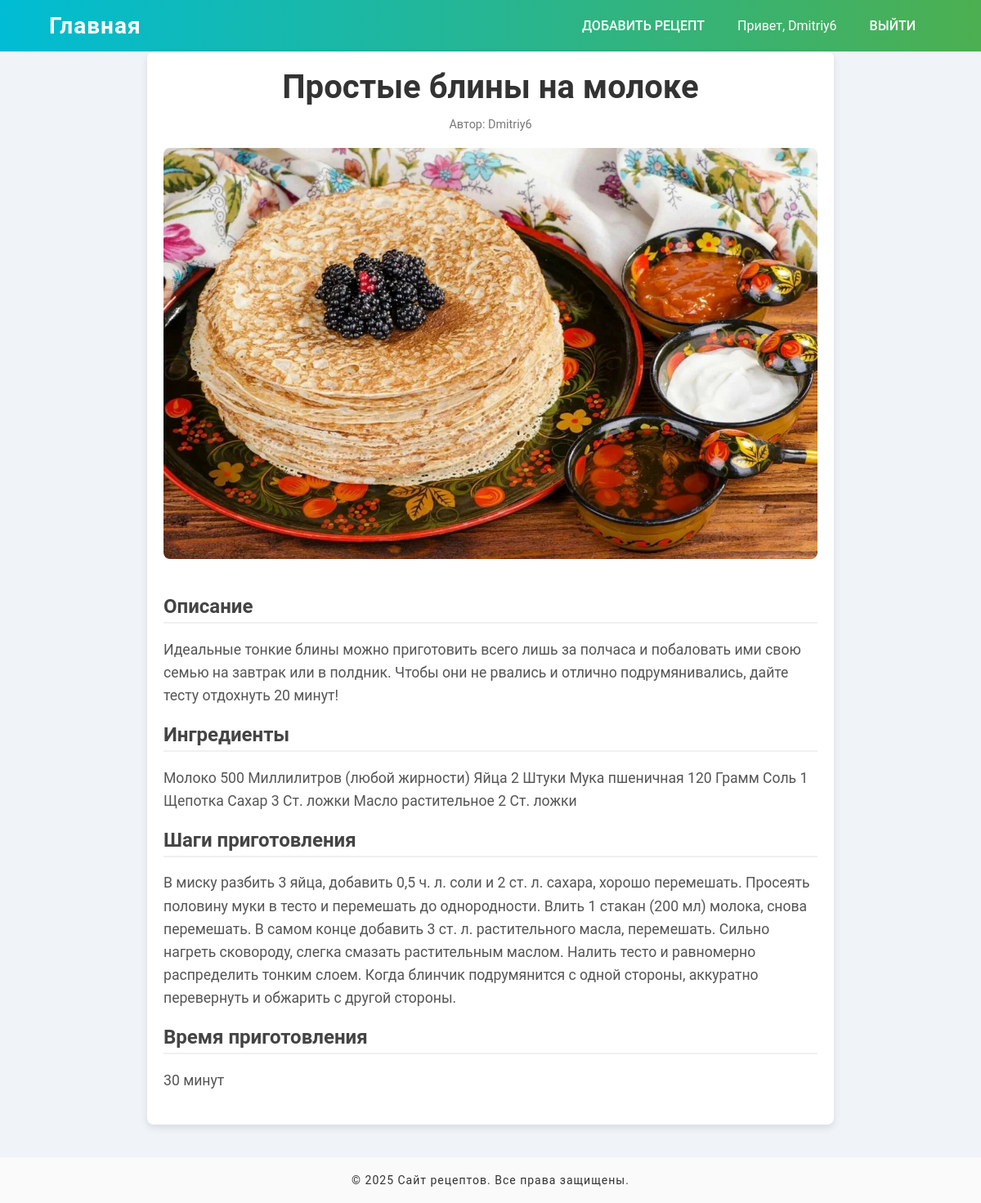
Page /recipes/recipe/8/ (signed in) on the committed database.
### recipes/models.py (models this page shows, shortened)
class Recipe(models.Model):
    title = models.CharField(max_length=200)
    description = models.TextField()
    steps = models.TextField()
    cooking_time = models.IntegerField()
    image = models.ImageField(upload_to='recipes/', blank=True)
    author = models.ForeignKey(User, on_delete=models.CASCADE)
    ingredients = models.TextField()

### recipes/views.py (the view)
# urls.py: path('recipe/<int:pk>/', views.recipe_detail, name='recipe_detail'),
def recipe_detail(request, pk):
    recipe = get_object_or_404(Recipe, pk=pk)
    return render(request, 'recipe_detail.html', {'recipe': recipe})

### recipes/templates/recipe_detail.html
{% extends 'base.html' %}
{% block additional_styles %}
    {% load static %}
    <link rel="stylesheet" href="{% static 'css/recipe_detail.css' %}">
{% endblock %}
{% block content %}
    <div class="recipe-detail-container">
        <div class="recipe-header">
            <h1>{{ recipe.title }}</h1>
            <p class="recipe-author">Автор: {{ recipe.author.username }}</p>
        </div>
        {% if recipe.image %}
        <div class="recipe-image">
            <img src="{{ recipe.image.url }}" alt="{{ recipe.title }}">
        </div>
        {% endif %}
        <div class="recipe-description">
            <h2>Описание</h2>
            <p>{{ recipe.description }}</p>
        </div>
        <div class="recipe-ingredients">
            <h2>Ингредиенты</h2>
            <p>{{ recipe.ingredients }}</p>
        </div>
        <div class="recipe-steps">
            <h2>Шаги приготовления</h2>
            <p>{{ recipe.steps }}</p>
        </div>
        <div class="recipe-cooking-time">
            <h2>Время приготовления</h2>
            <p>{{ recipe.cooking_time }} минут</p>
        </div>
    </div>
{% endblock %}

### recipes/templates/base.html (shortened to what this page needs)
<!DOCTYPE html>
<html lang="ru">
<head>
    {% load static %}
    <link rel="stylesheet" href="{% static 'css/base.css' %}">
    {% block additional_styles %}{% endblock %}
</head>
<body>
    <header>
        <div class="container">
            <nav>
                <div class="header-left">
                <h1><a href="{% url 'recipes:index' %}">Главная</a></h1>
                </div>
                <ul class="header-right">
                    <li><a href="{% url 'recipes:add_recipe' %}">Добавить рецепт</a></li>
                    {% if user.is_authenticated %}
                        <li>Привет, {{ user.username }}</li>
                        <li><a href="{% url 'users:logout' %}">Выйти</a></li>
                    {% else %}
                        <li><a href="{% url 'users:login' %}">Войти</a></li>
                        <li><a href="{% url 'users:register' %}">Регистрация</a></li>
                    {% endif %}
                </ul>
            </nav>
        </div>
    </header>
    <main>
        {% block content %}{% endblock %}
    </main>
    <footer>
        <div class="container">
            <p>&copy; 2025 Сайт рецептов. Все права защищены.</p>
        </div>
    </footer>
</body>
</html>

### recipes/static/css/base.css (style rules this page uses)
body { font-family: 'Roboto', sans-serif; margin: 0; padding: 0; background-color: #f0f4f8; color: #333; }
.container { width: 90%; max-width: 1200px; margin: 0 auto; }
header { background: linear-gradient(90deg, #00bcd4, #4caf50); color: white; padding: 15px 0; display: flex; justify-content: space-between; align-items: center; }
.header-left { flex: 1; }
header h1 { margin: 0; }
header h1 a { color: white; text-decoration: none; font-size: 28px; font-weight: 700; letter-spacing: 1px; }
nav { display: flex; justify-content: flex-end; }
nav ul { list-style: none; margin: 0; padding: 0; display: flex; align-items: center; }
nav ul li { margin: 0 20px; }
nav ul li a { color: white; text-decoration: none; font-size: 16px; font-weight: 500; text-transform: uppercase; transition: color 0.3s ease; }
footer { background-color: #fafafa; color: #333; padding: 20px 0; text-align: center; margin-top: 40px; box-shadow: 0 4px 6px rgba(0, 0, 0, 0.1); position: relative; bottom: 0; width: 100%; }
footer p { margin: 0; font-size: 14px; letter-spacing: 1px; }

### recipes/static/css/recipe_detail.css (style rules this page uses)
.recipe-detail-container { max-width: 800px; margin: 0 auto; padding: 20px; background-color: #fff; border-radius: 8px; box-shadow: 0 4px 10px rgba(0, 0, 0, 0.1); }
.recipe-header { text-align: center; margin-bottom: 20px; }
.recipe-header h1 { font-size: 2.5em; margin: 0; color: #333; }
.recipe-author { font-size: 0.9em; color: #777; }
.recipe-image img { width: 100%; height: auto; border-radius: 8px; margin-bottom: 20px; }
.recipe-description, .recipe-ingredients, .recipe-steps, .recipe-cooking-time { margin-bottom: 20px; }
.recipe-description h2, .recipe-ingredients h2, .recipe-steps h2, .recipe-cooking-time h2 { font-size: 1.5em; color: #444; margin-bottom: 10px; border-bottom: 2px solid #f0f0f0; padding-bottom: 5px; }
.recipe-description p, .recipe-ingredients p, .recipe-steps p, .recipe-cooking-time p { font-size: 1.1em; line-height: 1.6; color: #555; }

### rows in the picture
Recipe: title "Простые блины на молоке", author.username "Dmitriy6", image (picture), description "Идеальные тонкие блины можно приготовить всего лишь за полчаса и побаловать ими свою семью на завтрак или в полдник. Чтобы они не рвались и отлично подрумянивались, дайте тесту отдохнуть 20 минут!", ingredients "Молоко 500 Миллилитров (любой жирности) Яйца 2 Штуки Мука пшеничная 120 Грамм Соль 1 Щепотка Сахар 3 Ст. ложки Масло растительное 2 Ст. ложки", steps "В миску разбить 3 яйца, добавить 0,5 ч. л. соли и 2 ст. л. сахара, хорошо перемешать. Просеять половину муки в тесто и перемешать до однородности. Влить 1 стакан (200 мл) молока, снова перемешать. В самом конце добавить 3 ст. л. растительного масла, перемешать. Сильно нагреть сковороду, слегка смазать растительным маслом. Налить тесто и равномерно распределить тонким слоем. Когда блинчик подрумянится с одной стороны, аккуратно перевернуть и обжарить с другой стороны.", cooking_time "30"

### other values in the picture
{{ user.username }} "Dmitriy6"
